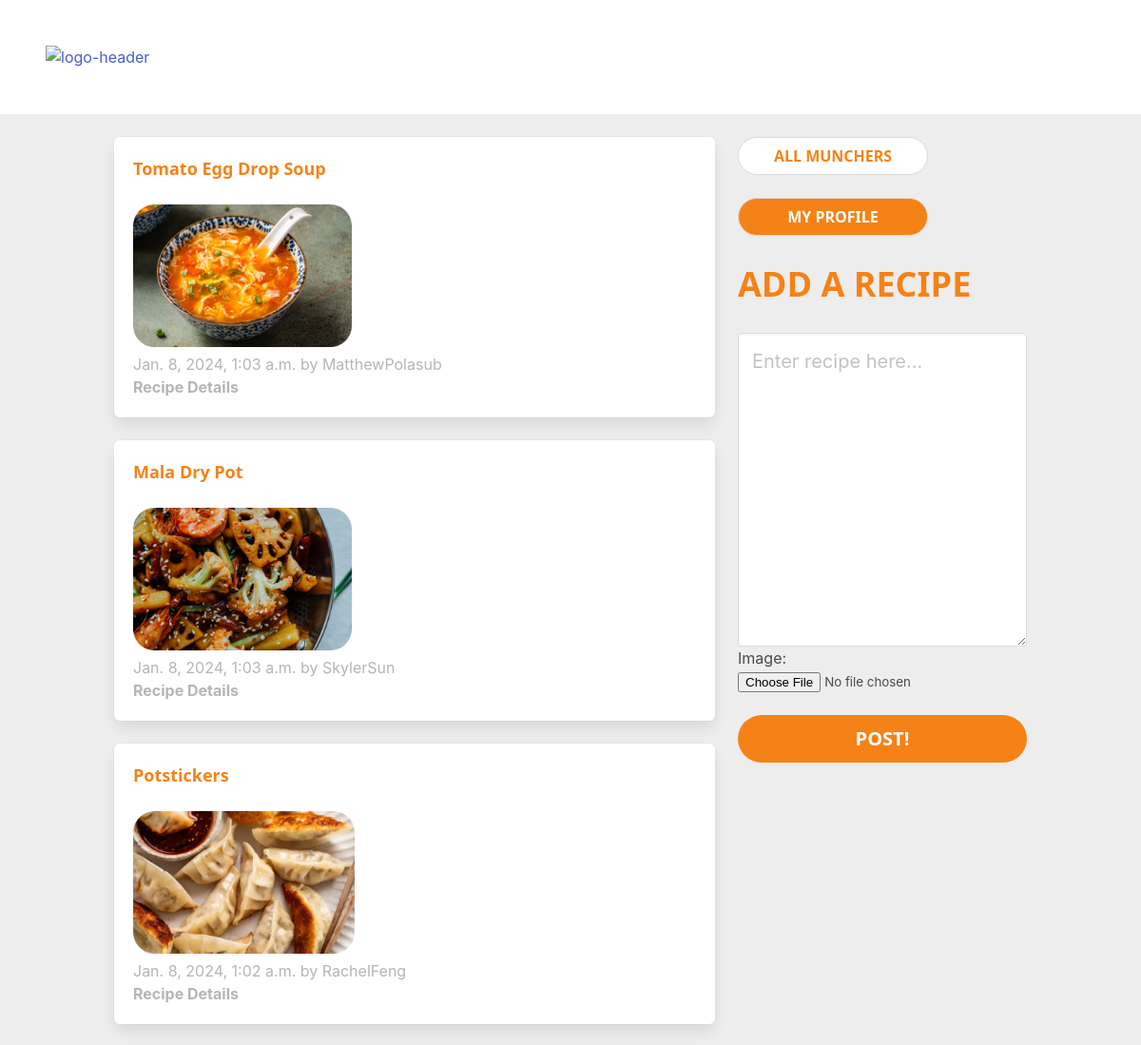
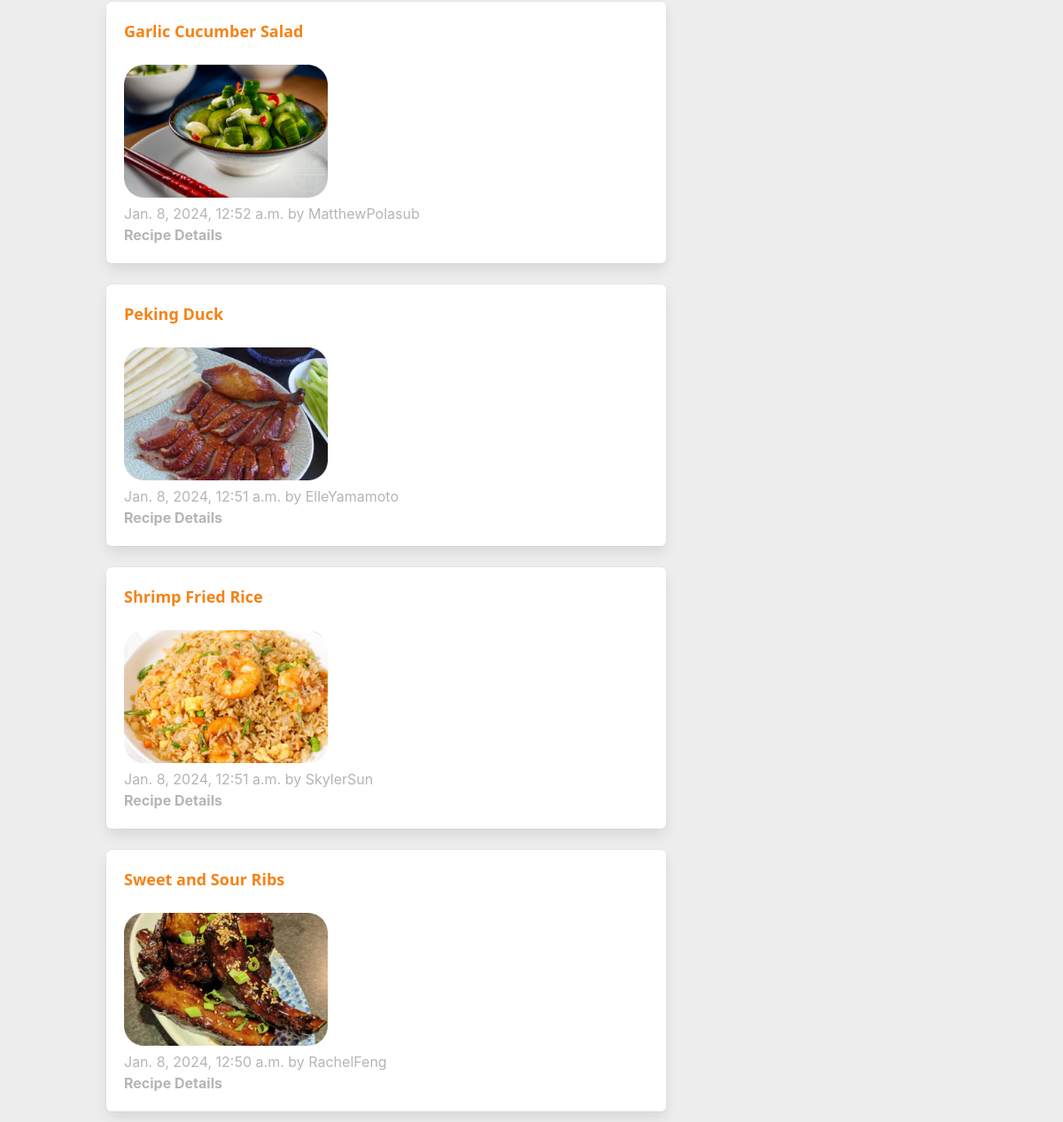
Page / (signed in) on the committed database (2 pictures, top to bottom).
### dwitter/models.py (models this page shows, shortened)
class Dweet(models.Model):
    user = models.ForeignKey(User,related_name="dweets", on_delete=models.DO_NOTHING)
    body = models.CharField(max_length=140)
    created_at = models.DateTimeField(auto_now_add=True)
    image = models.ImageField(upload_to="media/images/")

### dwitter/views.py (the view)
# urls.py: path("", dashboard, name="dashboard"),
def dashboard(request):
    form = DweetForm(request.POST or None)
    if request.method == "POST":
        if form.is_valid():
            dweet = form.save(commit=False)
            dweet.user = request.user
            dweet.save()
            return redirect("dwitter:dashboard")
    followed_dweets = Dweet.objects.filter(
        user__profile__in=request.user.profile.follows.all()
    ).order_by("-created_at")
    return render(
        request,
        "dwitter/dashboard.html",
        {"form": form, "dweets": followed_dweets},
    )

### dwitter/forms.py
class DweetForm(forms.ModelForm):
    body = forms.CharField(
        required=True,
        widget=forms.widgets.Textarea(
            attrs={
                "placeholder": "Enter recipe here...",
                "class": "textarea is-medium",
            }
        ),
        label="",
    )
    cover = forms.ImageField
    class Meta:
        model = Dweet
        exclude = ("user", )

### dwitter/templates/dwitter/dashboard.html (shortened to what this page needs)
{% extends 'base.html' %}
{% block content %}
<div class="container" >
    <div class="columns">
<div class="column">
    <br>
    {% for dweet in dweets %}
    <div class="box" >
        <div style = "color: #F58216; font-weight: bold ;font-family: Noto Sans, sans-serif; font-size: large;">
            {{dweet.body}}
            <br>
        </div>
        <br>
        <img style = "height: 150px" src = {{dweet.image}}/>
        <span class="is-small has-text-grey-light" >
            <br>
            <div>{{ dweet.created_at }} by {{ dweet.user.username }}</div >
            <div style = "font-weight: bold;">   Recipe Details </div>
        </span>
    </div>
{% endfor %}
</div>
<div class="column is-one-third">
    <div class="block">
        <br>
        <a href="{% url 'dwitter:profile_list' %} ">
            <button style = "background-color: #FFFFFF; height:30;width:200px; color: #F58216; font-weight: bold ;font-family: Noto Sans, sans-serif;" class="button is-rounded has-text-weight-bold has-text-centered">
                ALL MUNCHERS
            </button>
        </a>
    </div>
    <div class="block">
        <a href="{% url 'dwitter:profile' request.user.profile.id %} ">
            <button class="button is-rounded
            has-text-weight-bold
            has-text-white
            has-text-centered"
            style="height:30;
            width:200px;
            background-color: #F58216;
            color: #F58216;
            font-weight: bold;
            font-family: Noto Sans, sans-serif;">
                MY PROFILE
            </button>
        </a>
    </div>
    <div class="block">
        <div class="block">
            <h2 style = "color: #F58216; font-weight: bold ;font-family: Noto Sans, sans-serif; font-size:3vw;" >ADD A RECIPE</p>
        </div>
        <div class="block">
            <form method="post">
                {{ form.as_p }}
                <button class="button is-rounded is-success is-fullwidth is-medium mt-5"
                        type="submit"
                        style="background-color: #F58216;
                        font-weight: bold ;
                        font-family:
                        Noto Sans,
                        sans-serif;">POST!
                </button>
            </form>
        </div>
    </div>
</div>
</div>
</div>
{% endblock content %}

### dwitter/templates/base.html (shortened to what this page needs)
<!DOCTYPE html>
<html lang="en">
<head>
    <link rel="stylesheet"
          href="https://cdn.jsdelivr.net/npm/bulma@0.9.3/css/bulma.min.css">
</head>
<body style="background-color:#EDEDED">
    <a href="{% url 'dwitter:dashboard' %} ">
        <section class="has-background-white">
            <div class="hero-body">
                <a href="/"><img src="https://i.ibb.co/fNtm4mQ/logo-header.png" alt="logo-header"></a>
            </div>
        </section>
        </a>
            {% block content %}
            {% endblock content %}
</body>
</html>

### rows in the picture
Dweet: body "Tomato Egg Drop Soup", image (picture), created_at "Jan. 8, 2024, 1:03 a.m.", user.username "MatthewPolasub"
Dweet: body "Mala Dry Pot", image (picture), created_at "Jan. 8, 2024, 1:03 a.m.", user.username "SkylerSun"
Dweet: body "Potstickers", image (picture), created_at "Jan. 8, 2024, 1:02 a.m.", user.username "RachelFeng"
Dweet: body "Garlic Cucumber Salad", image (picture), created_at "Jan. 8, 2024, 12:52 a.m.", user.username "MatthewPolasub"
Dweet: body "Peking Duck", image (picture), created_at "Jan. 8, 2024, 12:51 a.m.", user.username "ElleYamamoto"
Dweet: body "Shrimp Fried Rice", image (picture), created_at "Jan. 8, 2024, 12:51 a.m.", user.username "SkylerSun"
Dweet: body "Sweet and Sour Ribs", image (picture), created_at "Jan. 8, 2024, 12:50 a.m.", user.username "RachelFeng"
